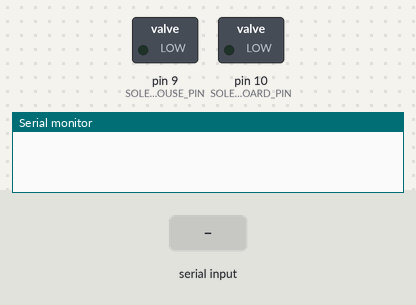
Simulated run of this sketch. Board: Arduino Uno, built with avr-gcc and run on an emulated ATmega328P. Parts: switched loads named in the sketch (green lamp = pin HIGH), the last lines printed to the serial monitor. Dashed ring = blinking. The test bench sets the inputs (shaded band).

Above: at 1.2 s.
1.3 s: "f\n" received over Serial
At 1.99 s:
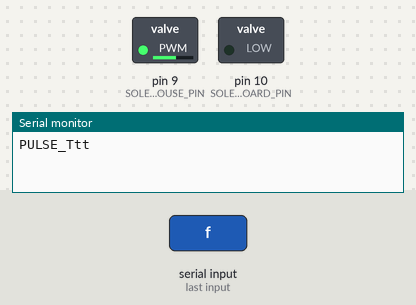
Timing chart, 0 to 8.8 s (numbered marks = the images above; inputs shaded):
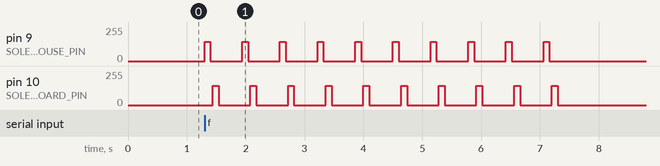

The sketch:

user_exp_latency_test.ino
```cpp
const int SOLENOID_MOUSE_PIN = 9;   // for mouse latency PWM PIN
const int SOLENOID_KEYBOARD_PIN = 10;   // for keyboard latency PWM PIN
const unsigned long PRESS_MS = 100;  // Solenoid ON time (20~35 ms typical)
const unsigned long PRESS_STRENG = 145;  // Solenoid ON time (20~35 ms typical)
const unsigned long CONTINUE_PRESS_MS = 500;  // Solenoid ON time (20~35 ms typical)

const char MOUSE_LATENCY_SINGLE_CMD = 'a';
const char KEYBOARD_LATENCY_SINGLE_CMD = 'b';
const char MOUSE_LATENCY_WITH_KEYBOARD_CMD = 'c';
const char KEYBOARD_LATENCY_WITH_MOUSE_CMD = 'd';

int click_times = 5;
int random_click_times = 10;
int sleep_time = 60;

const int bufferSize = 64;      // Adjust as needed
char inputBuffer[bufferSize] = {'\0'};   // Store incoming data
int delay_time_array[] = {2000,3000,4000,5000};
int index = 0;

void setup() {
  pinMode(SOLENOID_MOUSE_PIN, OUTPUT);
  pinMode(SOLENOID_KEYBOARD_PIN, OUTPUT);
  digitalWrite(SOLENOID_MOUSE_PIN, LOW);  // Ensure OFF at startup
  digitalWrite(SOLENOID_KEYBOARD_PIN, LOW);  // Ensure OFF at startup
  Serial.begin(115200);
}

void loop() {
  while (Serial.available() > 0)
  {
    char received = Serial.read();
    // Check for newline or buffer overflow
    if (received == '\n' || index >= bufferSize - 1) {
      inputBuffer[index] = '\0'; // Null-terminate string
      //Serial.print("Received: ");
      //Serial.println(inputBuffer);
      test_start();
      index = 0; // Reset index for next input
    } else {
      inputBuffer[index++] = received;
    }
  }
}
void test_start()
{
  int mode = inputBuffer[0];
  //CMD_mouse_latency (for mouse latency test)
  if (mode == MOUSE_LATENCY_SINGLE_CMD)
  {
    pulse_solenoid(SOLENOID_MOUSE_PIN,PRESS_MS,PRESS_STRENG);
  }
  //CMD_keyboard_latency (for keyboard latency test)
  else if (mode == KEYBOARD_LATENCY_SINGLE_CMD)
  {
    pulse_solenoid(SOLENOID_KEYBOARD_PIN,PRESS_MS,PRESS_STRENG);
  }
  //MOUSE LATENCY TEST WITH KEYBOARD
  else if (mode == MOUSE_LATENCY_WITH_KEYBOARD_CMD)
  {
    analogWrite(SOLENOID_KEYBOARD_PIN, PRESS_STRENG);
    delay(CONTINUE_PRESS_MS);
    pulse_solenoid(SOLENOID_MOUSE_PIN,PRESS_MS,PRESS_STRENG);
    delay(CONTINUE_PRESS_MS);
    analogWrite(SOLENOID_KEYBOARD_PIN, 0);
  }
  //KEYBOARD LATENCY TEST WITH MOUSE
  else if (mode == KEYBOARD_LATENCY_WITH_MOUSE_CMD)
  {
    analogWrite(SOLENOID_MOUSE_PIN, PRESS_STRENG);
    delay(CONTINUE_PRESS_MS);
    pulse_solenoid(SOLENOID_KEYBOARD_PIN,PRESS_MS,PRESS_STRENG);
    delay(CONTINUE_PRESS_MS);
    analogWrite(SOLENOID_MOUSE_PIN, 0);
  }
  //for test
  else if (mode =='f')
  {
    for(int i = 0;i < 10; i++ )
    {
      pulse_solenoid(SOLENOID_MOUSE_PIN,PRESS_MS,PRESS_STRENG);
      delay(40);
      pulse_solenoid(SOLENOID_KEYBOARD_PIN,PRESS_MS,PRESS_STRENG);
      delay(400);
      Serial.println("PULSE_Ttt");
    }
  }

}

void pulse_solenoid(uint8_t pin , unsigned long press_ms, unsigned long press_streng) {
  analogWrite(pin, press_streng);   // ~50% duty PWM
  delay(press_ms);
  analogWrite(pin, 0);     // OFF
}


  
```

Measured:
- after the input at 1.3 s, pin 9 (SOLENOID_MOUSE_PIN): alternates 145/255 for 0.10 s and 0/255 for 0.54 s, 20 changes in all, then stays 0/255, starting at once; pin 10 (SOLENOID_KEYBOARD_PIN): alternates 145/255 for 0.10 s and 0/255 for 0.54 s, 20 changes in all, then stays 0/255, starting after 0.14 s
